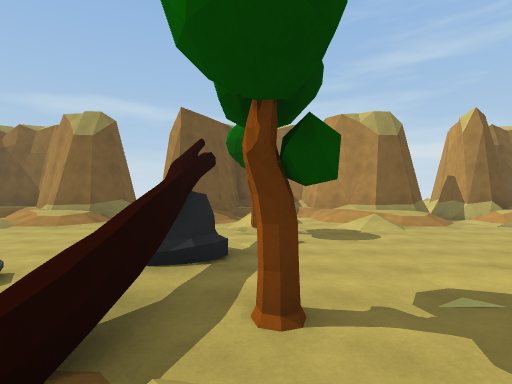
[1] (above)

20 first-person views from a walk through a 3-D level made in the Unity game engine. The camera is 1.2 m above the floor, looks level and sees 80° across. The floor is counted in squares, 2 m on a side. Each view is taken from the middle of a square. On the plan, view 1 faces up. The plan holds only what a view shows up to about 9 squares ahead; the rest is blank.

[2]
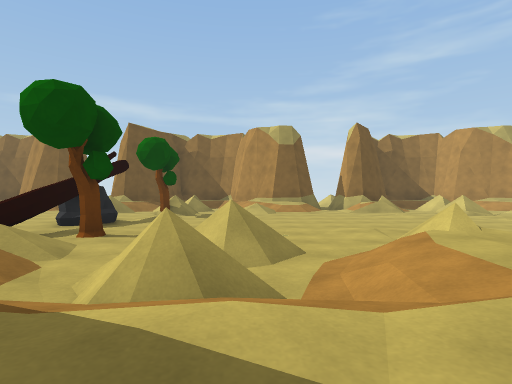

[3]
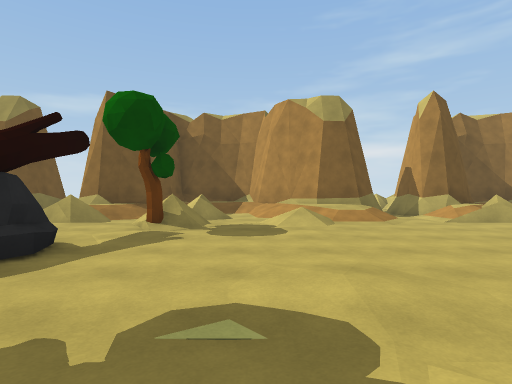

[4]
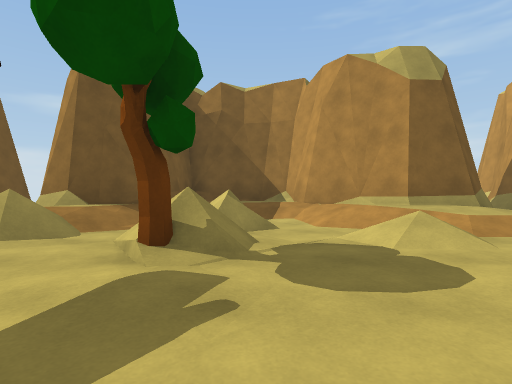

[5]
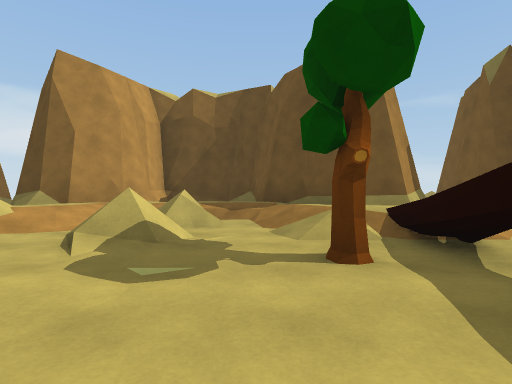

[6]
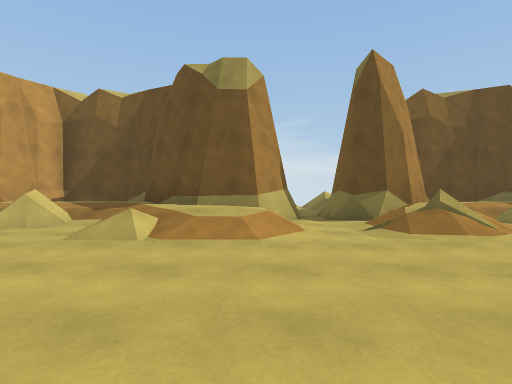

[7]
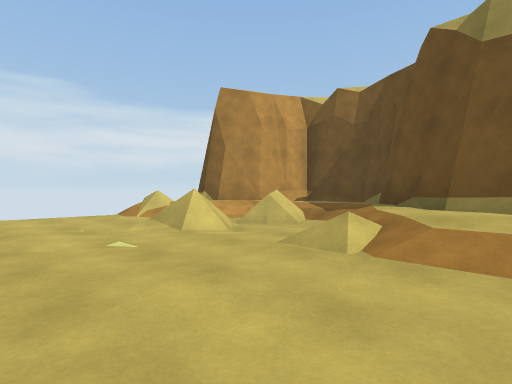

[8]
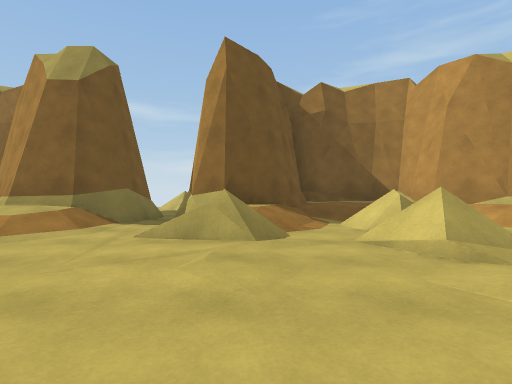

[9]
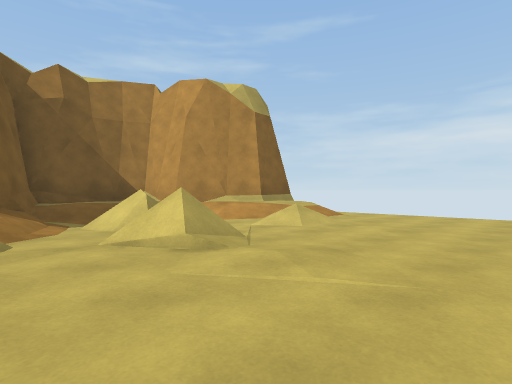

[10]
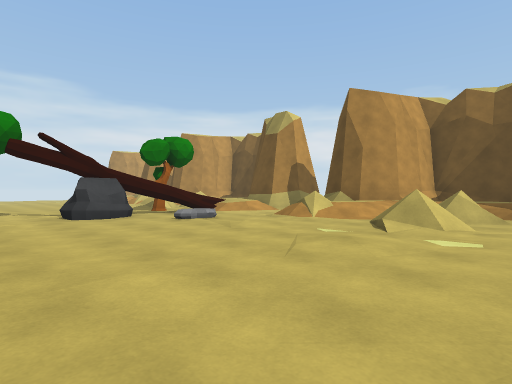

[11]
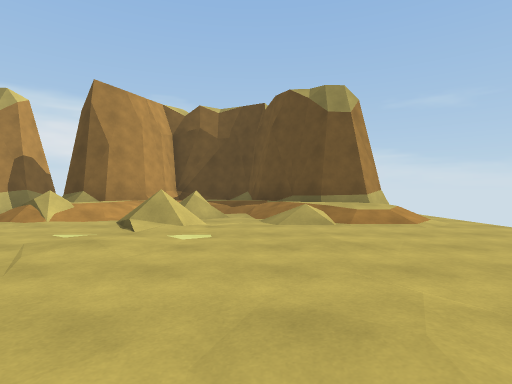

[12]
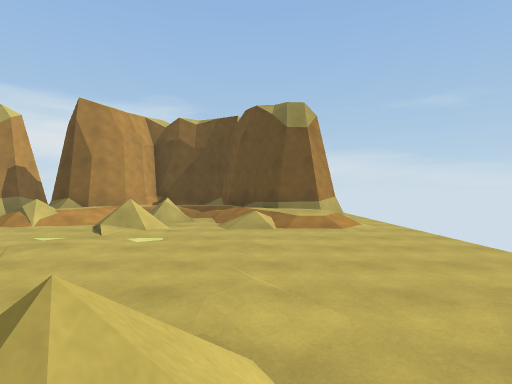

[13]
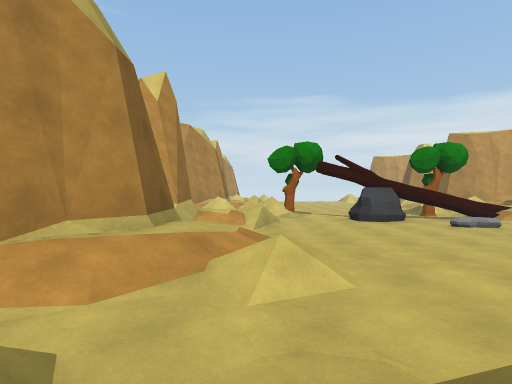

[14]
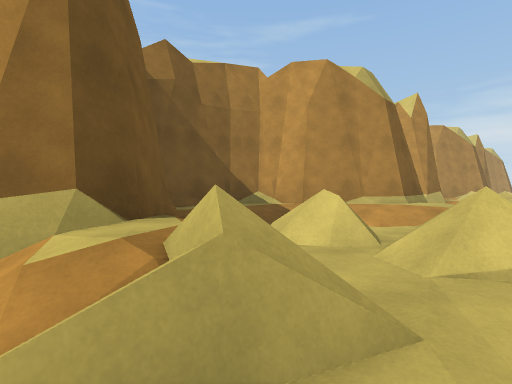

[15]
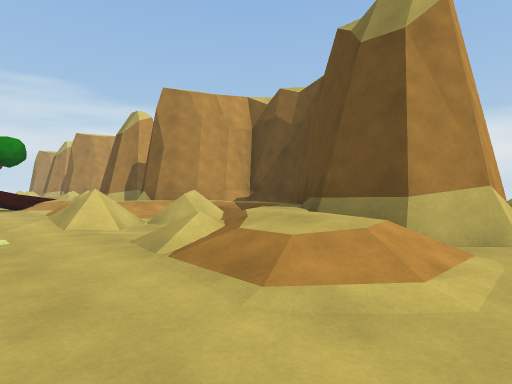

[16]
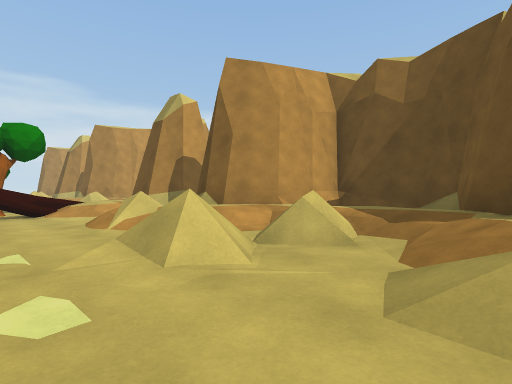

[17]
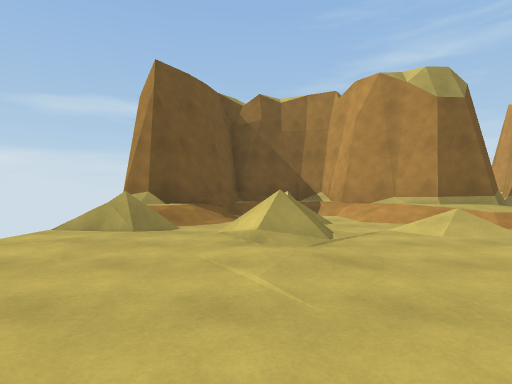

[18]
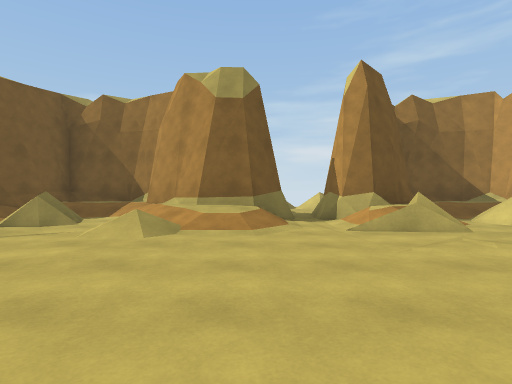

[19]
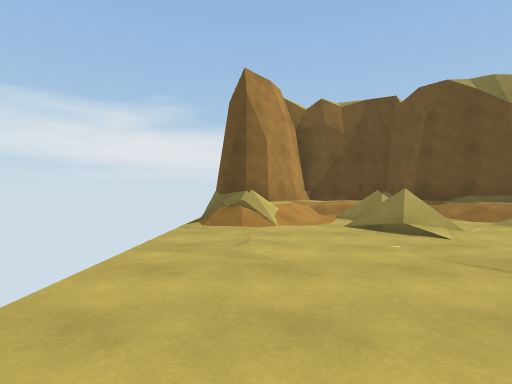

[20]
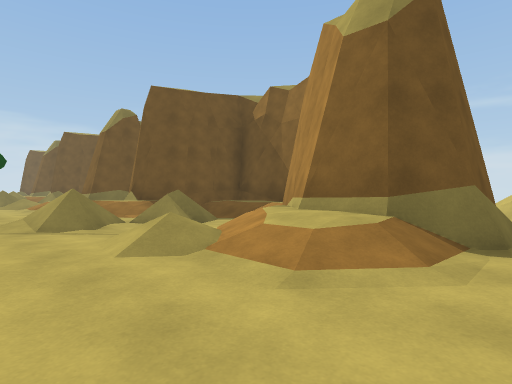

### Floor plan
Key: @ floor where view 1 was taken; # wall or solid block; x gap in a wall; . main floor; : floor 0.25 m higher than the main floor; + floor 0.5 m higher than the main floor; * floor 0.75 m higher than the main floor; / step, stairs or slope; = window, fence, low wall or low ledge; T tree; R rock.
Columns run from 13 left of view 1 to 16 right of it. Each row starts with its distance up from view 1.
 13                    :#
 12   #####  .######   .######
 11  ##**/###x###**####.###**####
 10 ##////###/##////###.##//./###.
  9 /*///./**:/*///./*/://://:/*/.
  8 =/.//.///:=/./..///:=/./.:///:
  7 ::.//.::..::.T.:::..::./.:::..
  6 .:.:..:....:.:..:....:.:..:...
  5 ............R:................
  4 ......:.....#...:.............
  3 ...:..:.::+.#:..:.:....:..:.:.
  2 .:::::/..:.:#T::..:..:::::/.::
  1 :/*/.//://./=/.//.//.///.//://
  0 :/**/=//*  **@:/.///:**/.=.///
 -1 .##*/=//## ##*/=////:##*/=////
 -2  ###***###.###***###x ##***###
 -3  # ##//###   ##//###.  ## /#
 -4     ######    #### .:   ####

Where each view was taken, in squares from view 1:
view 1: 0 up, 0 right, facing up
view 2: 3 down, 3 right, facing up
view 3: 1 up, 2 right, facing up
view 4: 4 up, 1 right, facing up
view 5: 5 up, 1 right, facing down
view 6: 5 up, 8 right, facing down
view 7: 4 up, 8 right, facing down-right
view 8: 4 up, 8 right, facing up
view 9: 4 up, 8 right, facing up-right
view 10: 7 up, 9 left, facing down-right
view 11: 7 up, 9 left, facing down
view 12: 8 up, 10 left, facing down
view 13: 8 up, 10 left, facing right
view 14: 7 up, 13 left, facing up-right
view 15: 3 up, 13 left, facing down-right
view 16: 3 up, 10 left, facing down-right
view 17: 3 up, 10 left, facing up
view 18: 3 up, 5 left, facing up
view 19: 6 up, 15 right, facing down
view 20: 6 up, 16 right, facing up-left
